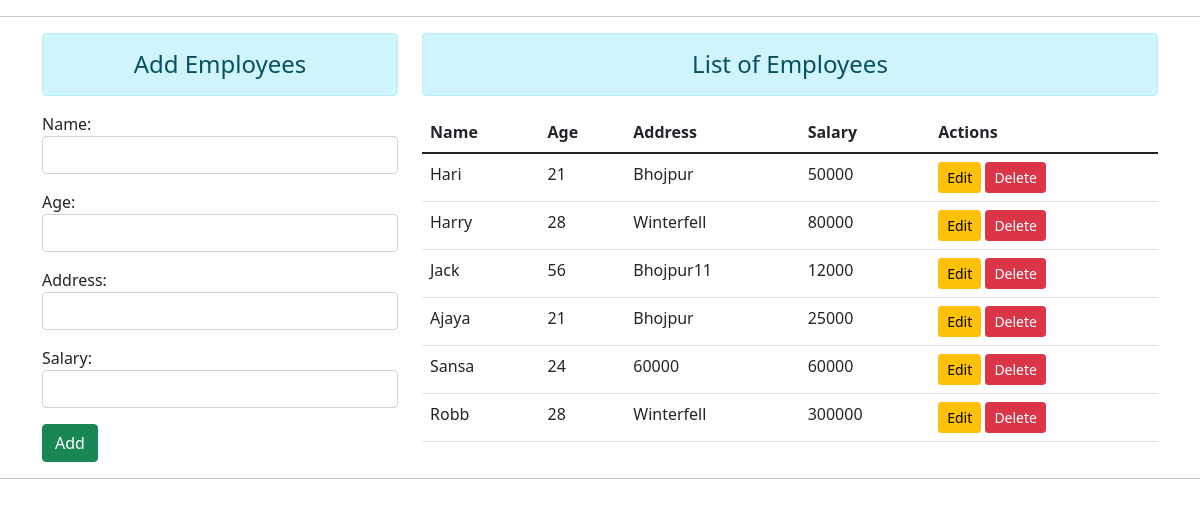
The page / on the database its author committed.
### crud/models.py (models this page shows, shortened)
class Employee(models.Model):
    name = models.CharField(max_length=100)
    age = models.CharField(max_length=100)
    address = models.CharField(max_length=100)
    salary = models.CharField(max_length=100)

### crud/views.py (the view)
# urls.py: path('', views.index, name='index'),
def index(request):
    form = EmployeeForm()
    employee = Employee.objects.all()
    context = {
        'form': form,
        'employee': employee
    }
    return render(request, 'index.html', context)

### crud/forms.py
class EmployeeForm(forms.ModelForm):
    class Meta:
        model = Employee
        fields = '__all__'
        widgets = {
            'name': forms.TextInput(attrs={'class':'form-control', 'id':'nameid'}),
            'age': forms.TextInput(attrs={'class':'form-control', 'id':'ageid'}),
            'address': forms.TextInput(attrs={'class':'form-control', 'id': 'addressid'}),
            'salary': forms.TextInput(attrs={'class':'form-control', 'id': 'salaryid'})
        }

### templates/index.html (shortened to what this page needs)
{% extends 'base.html' %}
{% block content %}
<hr>
<div class="container mt-3">
    <div class="row">
        <div class="col-sm-4">
            <h4 class="text-center alert alert-info">Add Employees</h4>
            <form method="POST">
                {{form.as_p}}
                <input type="button" class="btn btn-success" id="btnsave" value="Add">
            </form>
        </div>
        <div class="col-sm-8">
            <h4 class="text-center alert alert-info">List of Employees</h4>
            <table class="table">
                <thead>
                  <tr>
                    <th scope="col">Name</th>
                    <th scope="col">Age</th>
                    <th scope="col">Address</th>
                    <th scope="col">Salary</th>
                    <th scope="col">Actions</th>
                  </tr>
                </thead>
                <tbody id="tbody">
                    {% for emp in employee %}
                  <tr>
                    <td>{{emp.name}}</td>
                    <td>{{emp.age}}</td>
                    <td>{{emp.address}}</td>
                    <td>{{emp.salary}}</td>
                    <td>
                        <input type="button" class="btn btn-warning btn-sm btn-edit" data-sid="{{emp.id}}" value="Edit">
                        <input type="button" class="btn btn-danger btn-sm btn-del" data-sid="{{emp.id}}" value="Delete">
                    </td>
                  </tr>
                  {% endfor %}
                </tbody>
              </table>
        </div>
    </div>
</div>
{% endblock %}

### templates/base.html (shortened to what this page needs)
<!DOCTYPE html>
<html lang="en">
<head>
<link href="https://cdn.jsdelivr.net/npm/bootstrap@5.1.3/dist/css/bootstrap.min.css" rel="stylesheet">
</head>
<body>
    {% block content %}
    {% endblock %}
</body>
</html>
<hr>

### rows shown on the page
Employee: name "Hari", age "21", address "Bhojpur", salary "50000"
Employee: name "Harry", age "28", address "Winterfell", salary "80000"
Employee: name "Jack", age "56", address "Bhojpur11", salary "12000"
Employee: name "Ajaya", age "21", address "Bhojpur", salary "25000"
Employee: name "Sansa", age "24", address "60000", salary "60000"
Employee: name "Robb", age "28", address "Winterfell", salary "300000"
